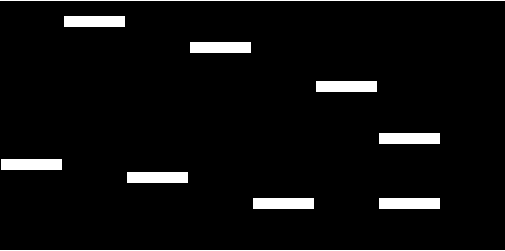
#> input picture 16.homeworkIMG/mask.png, 505 x 251 px
$ python homewor.py
#> lines starting #> are read from the running program, lines starting #| are printed output that depends on the picture
from PIL import Image

img1 = Image.open('mask.png')
#> img1 is the input picture: PIL image 505x251 RGBA; mean R, G, B, A 12.8, 12.8, 12.8, 255
img2 = Image.open('word_matrix.png')
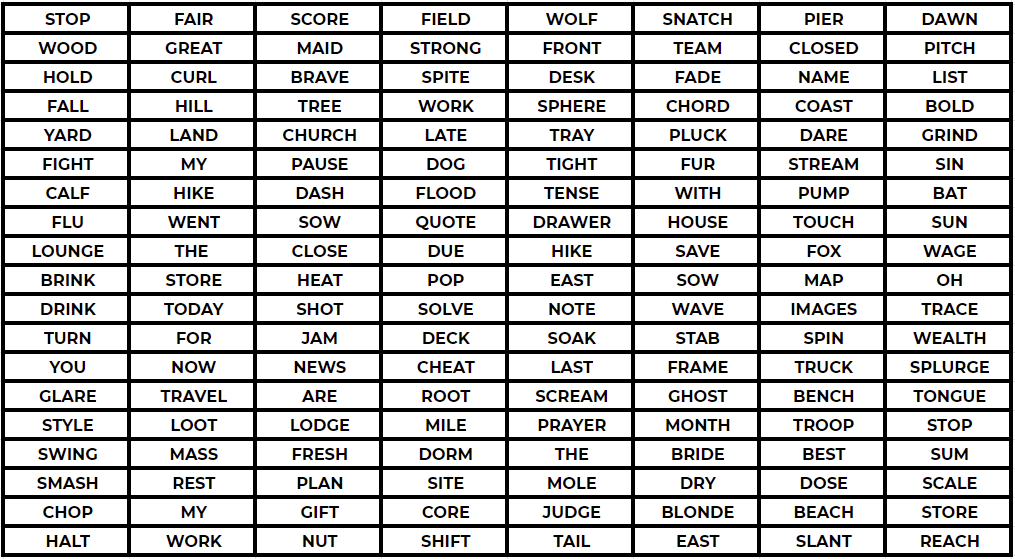
#> input picture 16.homeworkIMG/word_matrix.png, 1015 x 559 px
#> img2 is the input picture: PIL image 1015x559 RGBA; mean R, G, B, A 192.9, 192.7, 192.7, 255
img1 = img1.resize(img2.size)
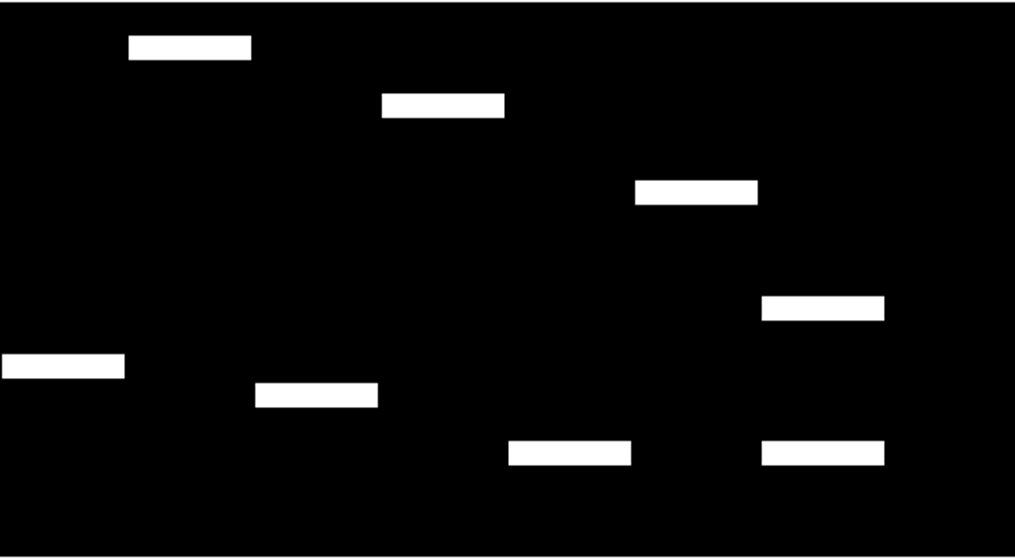
#> img1: PIL image 1015x559 RGBA; mean R, G, B, A 12.9, 12.9, 12.9, 255
# mask = img1.split()[3]
img1.putalpha(200)
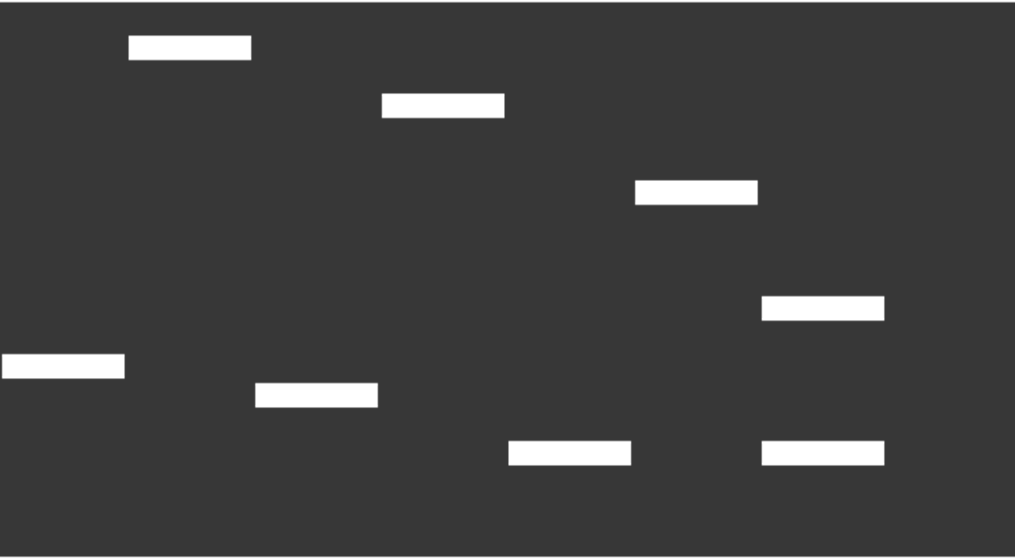
#> img1: PIL image 1015x559 RGBA; mean R, G, B, A 12.9, 12.9, 12.9, 200; transparent parts drawn white
img2.paste(img1, (0, 0), img1)
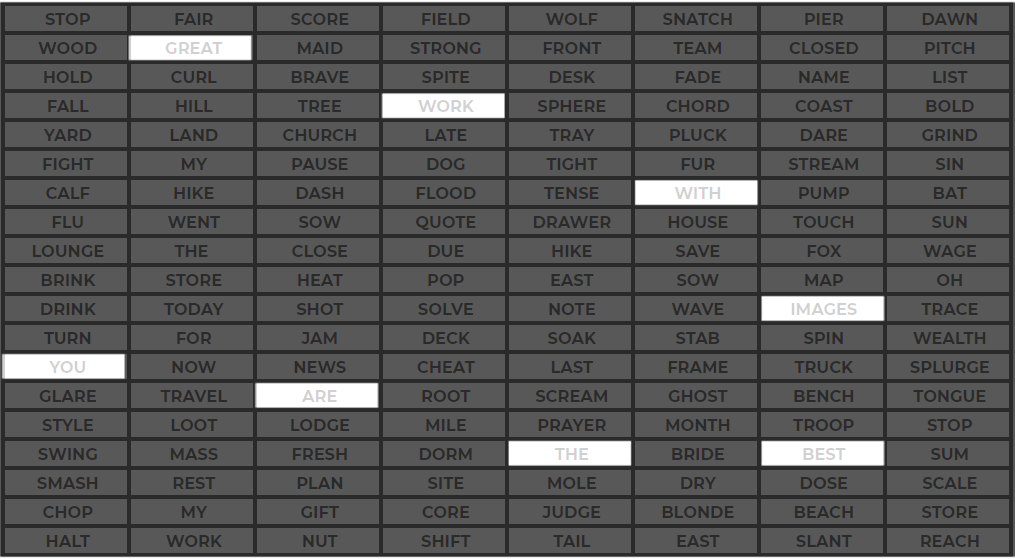
#> img2: PIL image 1015x559 RGBA; mean R, G, B, A 51.7, 51.6, 51.7, 212; transparent parts drawn white

img2.save("secret.png")
